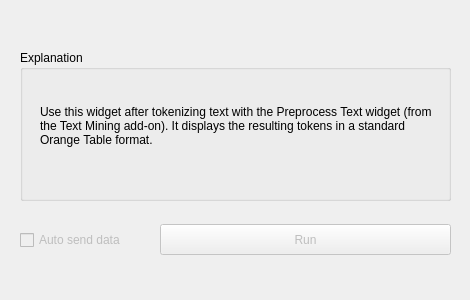
<?xml version="1.0" encoding="UTF-8"?>
<ui version="4.0">
 <class>Form</class>
 <widget class="QWidget" name="Form">
  <property name="geometry">
   <rect>
    <x>0</x>
    <y>0</y>
    <width>470</width>
    <height>300</height>
   </rect>
  </property>
  <property name="windowTitle">
   <string>Form</string>
  </property>
  <widget class="QGroupBox" name="groupBox">
   <property name="geometry">
    <rect>
     <x>20</x>
     <y>50</y>
     <width>431</width>
     <height>151</height>
    </rect>
   </property>
   <property name="title">
    <string>Explanation</string>
   </property>
   <widget class="QLabel" name="Description">
    <property name="geometry">
     <rect>
      <x>20</x>
      <y>40</y>
      <width>401</width>
      <height>71</height>
     </rect>
    </property>
    <property name="text">
     <string>Use this widget after tokenizing text with the Preprocess Text widget (from the Text Mining add-on). It displays the resulting tokens in a standard Orange Table format.</string>
    </property>
    <property name="textFormat">
     <enum>Qt::AutoText</enum>
    </property>
    <property name="alignment">
     <set>Qt::AlignLeading|Qt::AlignLeft|Qt::AlignVCenter</set>
    </property>
    <property name="wordWrap">
     <bool>true</bool>
    </property>
   </widget>
  </widget>
  <widget class="QPushButton" name="pushButton_send">
   <property name="enabled">
    <bool>false</bool>
   </property>
   <property name="geometry">
    <rect>
     <x>160</x>
     <y>224</y>
     <width>291</width>
     <height>31</height>
    </rect>
   </property>
   <property name="text">
    <string>Run</string>
   </property>
  </widget>
  <widget class="QCheckBox" name="checkBox_send">
   <property name="enabled">
    <bool>false</bool>
   </property>
   <property name="geometry">
    <rect>
     <x>20</x>
     <y>230</y>
     <width>121</width>
     <height>20</height>
    </rect>
   </property>
   <property name="text">
    <string>Auto send data</string>
   </property>
  </widget>
 </widget>
 <resources/>
 <connections/>
</ui>
